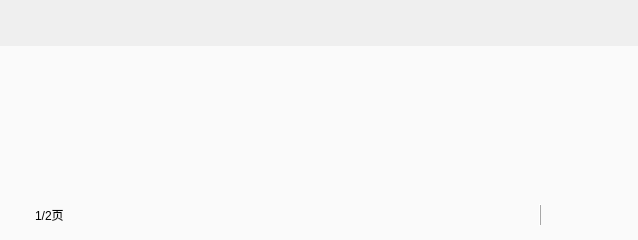
<?xml version="1.0" encoding="UTF-8"?>
<ui version="4.0">
 <class>RefundWithReceiptWidget</class>
 <widget class="QWidget" name="RefundWithReceiptWidget">
  <property name="geometry">
   <rect>
    <x>0</x>
    <y>0</y>
    <width>638</width>
    <height>240</height>
   </rect>
  </property>
  <property name="minimumSize">
   <size>
    <width>638</width>
    <height>240</height>
   </size>
  </property>
  <property name="windowTitle">
   <string>Form</string>
  </property>
  <layout class="QVBoxLayout" name="verticalLayout">
   <property name="spacing">
    <number>0</number>
   </property>
   <property name="leftMargin">
    <number>0</number>
   </property>
   <property name="topMargin">
    <number>0</number>
   </property>
   <property name="rightMargin">
    <number>0</number>
   </property>
   <property name="bottomMargin">
    <number>0</number>
   </property>
   <item>
    <widget class="RefundWithReceiptTitle" name="titleWidget" native="true">
     <property name="minimumSize">
      <size>
       <width>0</width>
       <height>46</height>
      </size>
     </property>
     <property name="maximumSize">
      <size>
       <width>16777215</width>
       <height>16777215</height>
      </size>
     </property>
    </widget>
   </item>
   <item>
    <widget class="RefundWithReceiptView" name="listView">
     <property name="minimumSize">
      <size>
       <width>0</width>
       <height>0</height>
      </size>
     </property>
     <property name="maximumSize">
      <size>
       <width>16777215</width>
       <height>16777215</height>
      </size>
     </property>
     <property name="styleSheet">
      <string notr="true">border:none;
background-color: rgb(250, 250, 250);</string>
     </property>
     <property name="verticalScrollBarPolicy">
      <enum>Qt::ScrollBarAlwaysOff</enum>
     </property>
     <property name="horizontalScrollBarPolicy">
      <enum>Qt::ScrollBarAlwaysOff</enum>
     </property>
    </widget>
   </item>
   <item>
    <widget class="QWidget" name="widget" native="true">
     <property name="minimumSize">
      <size>
       <width>0</width>
       <height>50</height>
      </size>
     </property>
     <property name="maximumSize">
      <size>
       <width>16777215</width>
       <height>50</height>
      </size>
     </property>
     <property name="styleSheet">
      <string notr="true">background-color: rgb(250, 250, 250);</string>
     </property>
     <layout class="QHBoxLayout" name="horizontalLayout">
      <property name="spacing">
       <number>0</number>
      </property>
      <property name="leftMargin">
       <number>0</number>
      </property>
      <property name="topMargin">
       <number>0</number>
      </property>
      <property name="rightMargin">
       <number>0</number>
      </property>
      <property name="bottomMargin">
       <number>0</number>
      </property>
      <item>
       <widget class="QLabel" name="pageLabel">
        <property name="maximumSize">
         <size>
          <width>410</width>
          <height>16777215</height>
         </size>
        </property>
        <property name="text">
         <string>1/2页</string>
        </property>
       </widget>
      </item>
      <item>
       <widget class="QPushButton" name="upPageButton">
        <property name="minimumSize">
         <size>
          <width>24</width>
          <height>16</height>
         </size>
        </property>
        <property name="maximumSize">
         <size>
          <width>24</width>
          <height>16</height>
         </size>
        </property>
        <property name="styleSheet">
         <string notr="true">QPushButton
{
	border:none;
	background-image: url(:/saleImage/btn-up-nomal.png);
}

QPushButton:pressed
{
	background-image: url(:/saleImage/btn-up-pess.png);
}

QPushButton:disabled
{
background-image: url(:/saleImage/btn-up-disable.png);
}</string>
        </property>
        <property name="text">
         <string/>
        </property>
       </widget>
      </item>
      <item>
       <widget class="QFrame" name="frame">
        <property name="minimumSize">
         <size>
          <width>0</width>
          <height>22</height>
         </size>
        </property>
        <property name="maximumSize">
         <size>
          <width>16777215</width>
          <height>22</height>
         </size>
        </property>
        <property name="frameShape">
         <enum>QFrame::VLine</enum>
        </property>
        <property name="frameShadow">
         <enum>QFrame::Raised</enum>
        </property>
       </widget>
      </item>
      <item>
       <widget class="QPushButton" name="downPageButton">
        <property name="minimumSize">
         <size>
          <width>26</width>
          <height>18</height>
         </size>
        </property>
        <property name="maximumSize">
         <size>
          <width>26</width>
          <height>18</height>
         </size>
        </property>
        <property name="styleSheet">
         <string notr="true">QPushButton
{
	border:none;
	background-image: url(:/saleImage/btn-down-nomal.png);
}

QPushButton:pressed
{
	background-image: url(:/saleImage/btn-down-pess.png);
}

QPushButton:disabled
{
background-image: url(:/saleImage/btn-down-disabled.png);
}</string>
        </property>
        <property name="text">
         <string/>
        </property>
       </widget>
      </item>
     </layout>
    </widget>
   </item>
  </layout>
 </widget>
 <customwidgets>
  <customwidget>
   <class>RefundWithReceiptTitle</class>
   <extends>QWidget</extends>
   <header>RefundWithReceiptTitle.h</header>
   <container>1</container>
  </customwidget>
  <customwidget>
   <class>RefundWithReceiptView</class>
   <extends>QListView</extends>
   <header>RefundWithReceiptView.h</header>
  </customwidget>
 </customwidgets>
 <resources/>
 <connections/>
</ui>
